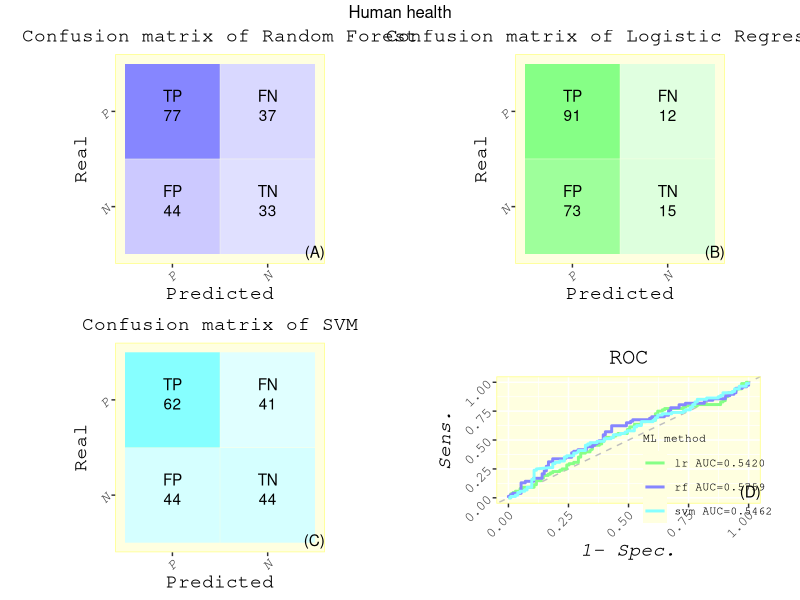

This chart was generated by the following R code: (Note: this script raises an error after producing the figure.)
library(ggplot2)
library(gridExtra)
library(cowplot)
setwd("D:/R_work/master-s-thesis-project/")

data <- read.csv("QSAR/table/data31HH_RF_confmat.csv", header = T, row.names = 1, check.names = F, sep = ",")
#先设置热图颜色
HH<-c("#FFFF86","#FFFFE0")
RF<-c("#8686FF","#E0E0FF")
HHRF<-ggplot(data,aes(x= Predicted,y = Real))+
  geom_tile(aes(fill=Result),width=1,height =1,color = HH[2])+
  coord_equal() + # 绘制正方形，长宽相等
  scale_fill_gradientn(colors = rev(RF))+#legend上下限
  geom_text(
    aes(label = Name),
    color= "black",
    vjust=-0.8)+
  geom_text(
    aes(label = Result),
    color= "black",
    vjust=0.8)+
  scale_color_gradientn(colors = HH)+
  guides(color="none",fill="none")+
  xlim(c("P","N"))+
  ylim(c("N","P"))+
  ggtitle("Confusion matrix of Random Forest")+
  annotate("text",x=Inf, y=-Inf, label="(A)",hjust=1,vjust=-0.5)+
  theme(text = element_text(family = "mono", size=14),
        plot.title = element_text(size = 14,hjust = 0.5),#title 大小,居中
        axis.title.x = element_text(size = 14),#x轴标题
        axis.title.y = element_text(size = 14),
        axis.text.x = element_text(face = "italic", angle = 45, hjust = 1,size = 10),#横坐标
        axis.text.y = element_text(face = "italic", angle = 45, hjust = 1,size = 10),
        legend.text = element_text(size = 10,hjust = 0.5),#legend字体大小,居中
        legend.title = element_text(size = 12), #设置legend标签字体大小
        panel.background = element_rect(fill = HH[2]),
        panel.border = element_rect(color = HH[1], fill = NA),#保留边框
        panel.grid.major = element_blank(), 
        panel.grid.minor = element_blank())


data <- read.csv("QSAR/table/data39HH_LR_confmat.csv", header = T, row.names = 1, check.names = F, sep = ",")
#先设置热图颜色
HH<-c("#FFFF86","#FFFFE0")
LR<-c("#86FF86","#E0FFE0")
HHLR<-ggplot(data,aes(x= Predicted,y = Real))+
  geom_tile(aes(fill=Result),width=1,height =1,color = HH[2])+
  coord_equal() + # 绘制正方形，长宽相等
  scale_fill_gradientn(colors = rev(LR))+#legend上下限
  geom_text(
    aes(label = Name),
    color= "black",
    vjust=-0.8)+
  geom_text(
    aes(label = Result),
    color= "black",
    vjust=0.8)+
  scale_color_gradientn(colors = HH)+
  guides(color="none",fill="none")+
  xlim(c("P","N"))+
  ylim(c("N","P"))+
  ggtitle("Confusion matrix of Logistic Regression")+
  annotate("text",x=Inf, y=-Inf, label="(B)",hjust=1,vjust=-0.5)+
  theme(text = element_text(family = "mono", size=14),
        plot.title = element_text(size = 14,hjust = 0.5),#title 大小,居中
        axis.title.x = element_text(size = 14),#x轴标题
        axis.title.y = element_text(size = 14),
        axis.text.x = element_text(face = "italic", angle = 45, hjust = 1,size = 10),#横坐标
        axis.text.y = element_text(face = "italic", angle = 45, hjust = 1,size = 10),
        legend.text = element_text(size = 10,hjust = 0.5),#legend字体大小,居中
        legend.title = element_text(size = 12), #设置legend标签字体大小
        panel.background = element_rect(fill = HH[2]),
        panel.border = element_rect(color = HH[1], fill = NA),#保留边框
        panel.grid.major = element_blank(), 
        panel.grid.minor = element_blank())


data <- read.csv("QSAR/table/data35HH_SVM_confmat.csv", header = T, row.names = 1, check.names = F, sep = ",")
#先设置热图颜色
HH<-c("#FFFF86","#FFFFE0")
SVM<-c("#86FFFF","#E0FFFF")
HHSVM<-ggplot(data,aes(x= Predicted,y = Real))+
  geom_tile(aes(fill=Result),width=1,height =1,color = HH[2])+
  coord_equal() + # 绘制正方形，长宽相等
  scale_fill_gradientn(colors = rev(SVM))+#legend上下限
  geom_text(
    aes(label = Name),
    color= "black",
    vjust=-0.8)+
  geom_text(
    aes(label = Result),
    color= "black",
    vjust=0.8)+
  scale_color_gradientn(colors = HH)+
  guides(color="none",fill="none")+
  xlim(c("P","N"))+
  ylim(c("N","P"))+
  ggtitle("Confusion matrix of SVM")+
  annotate("text",x=Inf, y=-Inf, label="(C)",hjust=1,vjust=-0.5)+
  theme(text = element_text(family = "mono", size=14),
        plot.title = element_text(size = 14,hjust = 0.5),#title 大小,居中
        axis.title.x = element_text(size = 14),#x轴标题
        axis.title.y = element_text(size = 14),
        axis.text.x = element_text(face = "italic", angle = 45, hjust = 1,size = 10),#横坐标
        axis.text.y = element_text(face = "italic", angle = 45, hjust = 1,size = 10),
        legend.text = element_text(size = 10,hjust = 0.5),#legend字体大小,居中
        legend.title = element_text(size = 12), #设置legend标签字体大小
        panel.background = element_rect(fill = HH[2]),
        panel.border = element_rect(color = HH[1], fill = NA),#保留边框
        panel.grid.major = element_blank(), 
        panel.grid.minor = element_blank())

#ROC
rocrf<-read.csv("QSAR/table/data28HH_RF_ROC.csv",header = TRUE,check.names = FALSE)
rocsvm<-read.csv("QSAR/table/data32HH_SVM_ROC.csv",header = TRUE,check.names = FALSE)
roclr<-read.csv("QSAR/table/data36HH_LR_ROC.csv",header = TRUE,check.names = FALSE)
roc<-rbind(rocrf,rocsvm,roclr)
roc$type <- factor(rep(c("rf AUC=0.5759", 
                         "svm AUC=0.5462",
                         "lr AUC=0.5420"), 
                       times=c(dim(rocrf)[1], 
                               dim(rocsvm)[1],
                               dim(roclr)[1])))

HH<-c("#FFFF86","#FFFFE0")
legend_title="ML method"
ROC<-ggplot(roc) +
  geom_abline(intercept = 0, slope = 1, linetype = "dashed", color = "grey") +  # 添加斜线
  geom_line(aes(x = `False Positive Rate`, y = `True Positive Rate`,
                color = type), 
            linetype="solid",
            linewidth=1) +
  scale_color_manual(values = c("rf AUC=0.5759" = "#8686FF","svm AUC=0.5462"="#86FFFF","lr AUC=0.5420"="#86FF86")) +
  labs(title = "ROC", x = "1- Spec.", y = "Sens.") +
  guides(color = guide_legend(title = legend_title)) +
  annotate("text",x=Inf, y=-Inf, label="(D)",hjust=1,vjust=-0.5)+
  theme(
    text = element_text(family = "mono", size=16),
    plot.title = element_text(size = 16,hjust = 0.5),#title 大小
    axis.title.x = element_text(face = "italic", size = 14),#x轴标题
    axis.title.y = element_text(face = "italic", size = 14),
    axis.text.x = element_text(angle = 45, hjust = 1,size = 10),#横坐标
    axis.text.y = element_text(angle = 45, hjust = 1,size = 10),
    legend.text = element_text(size = 8),#legend字体大小
    legend.title = element_text(size = 8), #设置legend标签字体大小
    legend.position = c(0.8,0.2),
    legend.background = element_rect(fill="transparent"),
    panel.background = element_rect(fill = HH[2]),
    panel.border = element_rect(color = HH[1], fill = NA),#保留边框
    plot.margin = margin(1, 1, 1, 1, "cm"),#图像离上下左右边框的距离
  )
com<-grid.arrange(HHRF,HHLR,HHSVM,ROC,nrow=2,
                  top= "Human health")
save_plot("QSAR/final/pic/HH_confmat_ROC.png",com,base_width=30,base_height = 22,dpi = 300,units = "cm",bg="white")











